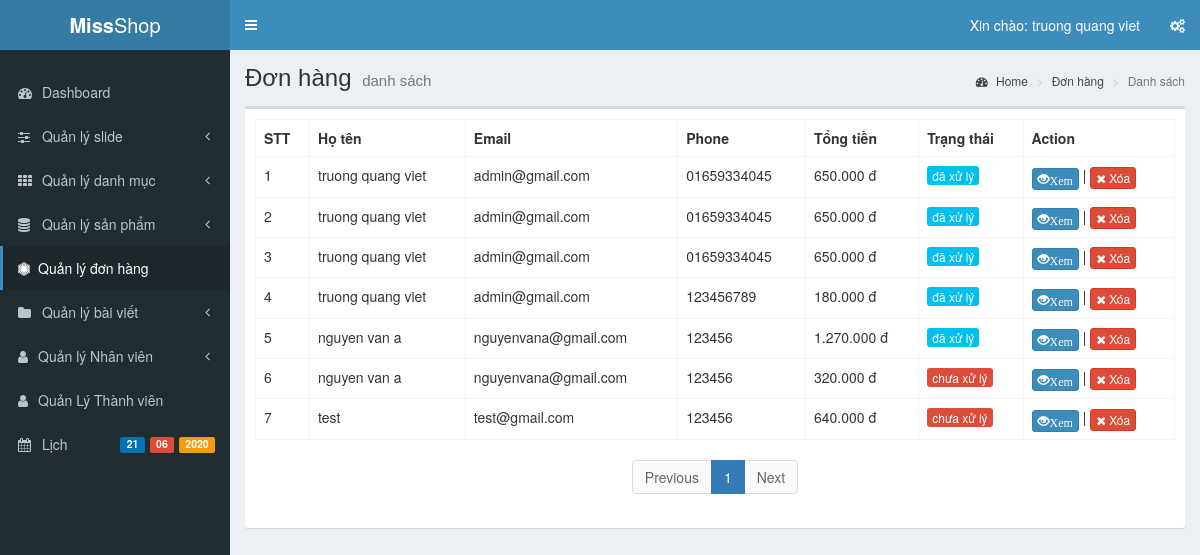
Screenshot of /admin/modules/order/index.php (signed in) with the database file from the repository.
### tables this page shows
CREATE TABLE `orders` (
  `id` int(11) NOT NULL,
  `customer_id` int(11) DEFAULT NULL,
  `total` double DEFAULT NULL,
  `status` tinyint(4) DEFAULT '0',
  `phone` varchar(15) NOT NULL,
  `address` varchar(255) NOT NULL,
  `note` text,
  `created_at` timestamp NOT NULL DEFAULT CURRENT_TIMESTAMP ON UPDATE CURRENT_TIMESTAMP,
  `updated_at` timestamp NOT NULL DEFAULT '0000-00-00 00:00:00' ON UPDATE CURRENT_TIMESTAMP
);

CREATE TABLE `customers` (
  `id` int(11) NOT NULL,
  `name` varchar(255) DEFAULT NULL,
  `email` varchar(100) DEFAULT NULL,
  `password` varchar(255) DEFAULT NULL
);

### libraries/function.php (called while the page is built, shortened)
<?php
function base_url()
{
    return $url = getURL(1,0,0,0);
}
function modules($url)
{
    return base_url() . "admin/modules/" . $url;
}
function getURL($serverName = 0, $scriptName = 0, $fileName = 1, $queryString = 1, $varDenied = '')
{
    $url = '';
    $slash = '/';
    if ($serverName != 0) {
        if (isset($_SERVER['SERVER_NAME'])) {
            $url .= 'http://' . $_SERVER['SERVER_NAME'];
            if (isset($_SERVER['SERVER_PORT'])) $url .= ":" . $_SERVER['SERVER_PORT'];
            $url .= $slash;
        }
    }
    $url = str_replace('"', '"', strval($url));
    return $url;
}
?>

### libraries/Database.php (called while the page is built, shortened)
<?php
class Database {
    protected $link;
    public function __construct() {
        $this->link = mysqli_connect("localhost", "root", "", "doan") or die("ket noi khong thanh cong");
        mysqli_set_charset($this->link, "utf8");
    }
    public function countTable($table) {
        $sql = "SELECT id FROM  {$table}";
        $result = mysqli_query($this->link, $sql) or die("Lỗi Truy Vấn countTable----" . mysqli_error($this->link));
        $num = mysqli_num_rows($result);
        return $num;
    }
    public function fetchJones($table, $sql, $total = 1, $page, $row, $pagi = true) {
        $data = [];
        if ($pagi == true) {
            $sotrang = ceil($total / $row);
            $start = ($page - 1 ) * $row;
            $sql .= " LIMIT $start,$row ";
            $data = [ "page" => $sotrang];
            $result = mysqli_query($this->link, $sql) or die("Lỗi truy vấn fetchJone ---- " . mysqli_error($this->link));
        } else {
            $result = mysqli_query($this->link, $sql) or die("Lỗi truy vấn fetchJone ---- " . mysqli_error($this->link));
        }
        if ($result) {
            while ($num = mysqli_fetch_assoc($result)) {
                $data[] = $num;
            }
        }
        return $data;
    }
}

### admin/modules/order/index.php (the view, shortened to what this page needs)
<?php
$open = "order";
require "../../layouts/head.php";
?>
<?php
$db = new Database();
if (isset($_GET['p'])) {
    $p = $_GET['p'];
} else {
    $p = 1;
}
$sql = "SELECT orders.id, orders.customer_id, orders.total, orders.status, orders.phone, orders.address, customers.name, customers.email
                FROM orders
                INNER JOIN  customers ON orders.customer_id = customers.id";
$total = $db->countTable("orders");
$data = $db->fetchJones("orders", $sql, $total, $p, 10, true);
$total_page = $data['page'];
?>
<body class="hold-transition skin-blue sidebar-mini">
    <div class="wrapper">
        <?php require "../../layouts/header.php" ?>
        <?php require "../../layouts/sidebar.php" ?>
        <div class="content-wrapper">
            <section class="content-header">
                <h1>
                    Đơn hàng
                    <small>danh sách</small>
                </h1>
                <ol class="breadcrumb">
                    <li><a href="#"><i class="fa fa-dashboard"></i> Home</a></li>
                    <li><a href="#">Đơn hàng</a></li>
                    <li class="active">Danh sách</li>
                </ol>
            </section>
            <section class="content">
                <div class="box">
                    <div class="box-body">
                        <table class="table table-bordered">
                            <tbody>
                                <tr>
                                    <th>STT</th>
                                    <th>Họ tên</th>
                                    <th>Email</th>
                                    <th>Phone</th>
                                    <th>Tổng tiền</th>
                                    <th>Trạng thái</th>
                                    <th>Action</th>
                                </tr>
                                <?php
                                $stt = 1;
                                foreach ($data as $item):
                                    ?>
                                    <tr>
                                        <td><?= $stt ?></td>
                                <td class="name"><?= $item["name"] ?></td>
                                <td><?= $item["email"] ?></td>
                                <td><?= $item["phone"] ?></td>
                                <td><?= number_format($item['total'], 0, ",", "."); ?> đ</td>
                                <td>
                                    <a href="status.php?id=<?= $item['id'] ?>" class="<?php echo $item['status'] == 0 ? "btn-xs btn-danger" : "btn-xs btn-info"; ?>">
                                        <?php echo $item['status'] == 0 ? "chưa xử lý" : "đã xử lý"; ?>
                                    </a>
                                </td>
                                <td>
                                    <a href="#" class="glyphicon glyphicon-eye-open view_order  btn btn-xs btn-primary"
                                       id_order="<?= $item['id'] ?>"  data-toggle="modal" href="#">Xem</a> |
                                    <a onclick="return confirm('Bạn có chắn chắn muốn xóa đơn hàng')" href="delete.php?id=<?= $item['id'] ?> "class="btn btn-xs btn-danger"><i class="fa fa-times"></i> Xóa</a>
                                </td>
                                </tr>
                                <?php
                                $stt++;
                            endforeach;
                            ?>
                            </tbody>
                        </table>
                        <div style="text-align: center">
                            <nav aria-label="...">
                                <ul class="pagination">
                                    <li class="page-item <?php if ($_GET['p'] == 1) echo "disabled" ?>   ">
                                        <a class="page-link" <?php if (isset($_GET['p']) && $_GET['p'] > 1) echo "href='?p=$prev'" ?>>Previous</a>
                                    </li>
                                    <?php for ($i = 1; $i <= $total_page; $i++): ?>
                                        <?php
                                        if (isset($_GET['p']) && $_GET['p'] == $i) {
                                            $active = "active";
                                        } else {
                                            $active = "";
                                        }
                                        ?>
                                        <li class="page-item <?php echo $active ?>"><a class="page-link" href="?p=<?= $i ?>"><?= $i ?></a></li>
                                    <?php endfor ?>
                                    <li class="page-item  <?php if ($_GET['p'] == $total_page) echo "disabled" ?> ">
                                        <a class="page-link" <?php if (isset($_GET['p']) && $_GET['p'] < $total_page) echo "href='?p=$next'" ?>>Next</a>
                                    </li>
                                </ul>
                            </nav>
                        </div>
                    </div>
                </div>
            </section>
        </div>
        <?php require "../../layouts/footer.php" ?>

### admin/layouts/head.php (shortened to what this page needs)
<!DOCTYPE html>
<html>
<head>
  <link rel="stylesheet" href="<?php echo base_url() ?>public/admin/bower_components/bootstrap/dist/css/bootstrap.min.css">
  <link rel="stylesheet" href="<?php echo base_url() ?>public/admin/bower_components/font-awesome/css/font-awesome.min.css">
  <link rel="stylesheet" href="<?php echo base_url() ?>public/admin/bower_components/Ionicons/css/ionicons.min.css">
  <link rel="stylesheet" href="<?php echo base_url() ?>public/admin/dist/css/AdminLTE.min.css">
  <link rel="stylesheet" href="<?php echo base_url() ?>public/admin/dist/css/skins/_all-skins.min.css">
    <link rel="stylesheet" href="<?php echo base_url() ?>public/admin/css/mystyle.css">
</head>

### admin/layouts/header.php (shortened to what this page needs)
<header class="main-header">
    <a href="<?php echo base_url(); ?>" class="logo" target="_blank">
      <span class="logo-lg"><b>Miss</b>Shop</span>
    </a>
    <nav class="navbar navbar-static-top">
      <a href="#" class="sidebar-toggle" data-toggle="push-menu" role="button">
      </a>
      <div class="navbar-custom-menu">
        <ul class="nav navbar-nav">
          <li class="dropdown user user-menu">
            <a href="#" class="dropdown-toggle" data-toggle="dropdown">
              <span class="hidden-xs">Xin chào: <?php echo  $_SESSION['user_name'] ?></span>
            </a>
          </li>
          <li>
            <a href="#" data-toggle="control-sidebar"><i class="fa fa-gears"></i></a>
          </li>
        </ul>
      </div>
    </nav>
  </header>

### admin/layouts/sidebar.php (shortened to what this page needs)
<aside class="main-sidebar">
    <section class="sidebar">
        <ul class="sidebar-menu" data-widget="tree">
            <br>
            <li class="<?php echo(isset($open) && $open == 'dashboard' ? 'active' : '') ?>">
                <a href="<?php echo base_url() ?>admin/dashboard.php">
                    <i class="fa fa-dashboard"></i> <span>Dashboard</span>
                </a>
            </li>
            <li class="treeview <?php echo(isset($open) && $open == 'slide' ? 'active' : '') ?>">
                <a href="#">
                    <i class="fa fa-sliders"></i>
                    <span>Quản lý slide</span>
                    <span class="pull-right-container">
                        <i class="fa fa-angle-left pull-right"></i>
                    </span>
                </a>
            </li>
            <li class="treeview <?php echo(isset($open) && $open == 'category' ? 'active' : '') ?>">
                <a href="#">
                    <i class="fa fa-th"></i>
                    <span>Quản lý danh mục</span>
                    <span class="pull-right-container">
                        <i class="fa fa-angle-left pull-right"></i>
                    </span>
                </a>
            </li>
            <li class="treeview <?php echo(isset($open) && $open == 'product' ? 'active' : '') ?>">
                <a href="#">
                    <i class="fa fa-database"></i> <span>Quản lý sản phẩm</span>
                    <span class="pull-right-container">
                        <i class="fa fa-angle-left pull-right"></i>
                    </span>
                </a>
            </li>
            <li class="<?php echo(isset($open) && $open == 'order' ? 'active' : '') ?>">
                <a href="<?php echo modules("order") ?>">
                    <i class="fa fa-first-order"></i><span>Quản lý đơn hàng</span>
                </a>
            </li>
              <li class="treeview <?php echo(isset($open) && $open == 'news' ? 'active' : '') ?>">
                <a href="#">
                    <i class="fa fa-folder"></i> <span>Quản lý bài viết</span>
                    <span class="pull-right-container">
              <i class="fa fa-angle-left pull-right"></i>
            </span>
                </a>
            </li>
            <li class="treeview <?php echo(isset($open) && $open == 'admin' ? 'active' : '') ?>">
                <a href="#">
                    <i class="fa fa-user"></i><span>Quản lý Nhân viên</span>
                    <span class="pull-right-container">
                        <i class="fa fa-angle-left pull-right"></i>
                    </span>
                </a>
            </li>
            <li class="<?php echo(isset($open) && $open == 'user' ? 'active' : '') ?>">
                <a href="<?php echo modules("user") ?>">
                    <i class="fa fa-user"></i><span>Quản Lý Thành viên</span>
                </a>
            </li>
            <li>
                <a>
                    <i class="fa fa-calendar"></i> <span>Lịch</span>
                    <span class="pull-right-container">
                        <small class="label pull-right bg-yellow"><?php echo date("Y") ?></small>
                        <small class="label pull-right bg-red"><?php echo date("m") ?></small>
                        <small class="label pull-right bg-blue"><?php echo date("d") ?></small>
                    </span>
                </a>
            </li>
        </ul>
    </section>
</aside>

### admin/layouts/footer.php (shortened to what this page needs)
</div>
</body>
</html>

### rows the page displays
orders: customer.name "truong quang viet", customer.email "admin@gmail.com", phone "01659334045", total "650.000", status "đã xử lý"
orders: customer.name "truong quang viet", customer.email "admin@gmail.com", phone "01659334045", total "650.000", status "đã xử lý"
orders: customer.name "truong quang viet", customer.email "admin@gmail.com", phone "01659334045", total "650.000", status "đã xử lý"
orders: customer.name "truong quang viet", customer.email "admin@gmail.com", phone "123456789", total "180.000", status "đã xử lý"
orders: customer.name "nguyen van a", customer.email "nguyenvana@gmail.com", phone "123456", total "1.270.000", status "đã xử lý"
orders: customer.name "nguyen van a", customer.email "nguyenvana@gmail.com", phone "123456", total "320.000", status "chưa xử lý"
orders: customer.name "test", customer.email "test@gmail.com", phone "123456", total "640.000", status "chưa xử lý"

### other values shown
$_SESSION['user_name'] "truong quang viet"
